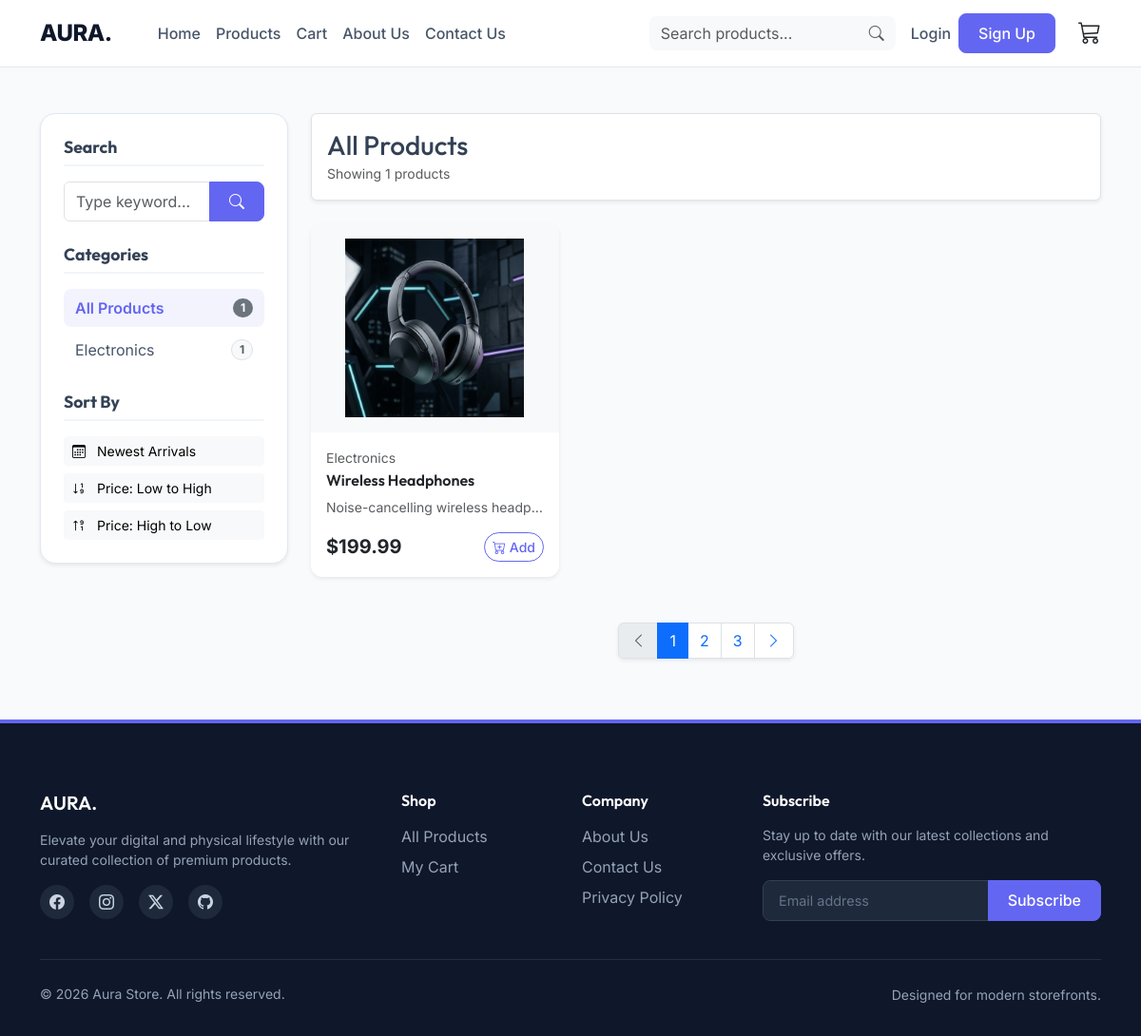
Screenshot of /products/ with the database file from the repository.
### products/models.py (models this page shows, shortened)
class Category(models.Model):
    name = models.CharField(max_length=200)
    slug = models.SlugField(unique=True)
    description = models.TextField(blank=True)
    class Meta:
        verbose_name_plural = 'categories'

class Product(models.Model):
    category = models.ForeignKey(Category, related_name='products', on_delete=models.CASCADE)
    name = models.CharField(max_length=200)
    slug = models.SlugField(unique=True)
    description = models.TextField(blank=True)
    price = models.DecimalField(max_digits=10, decimal_places=2)
    image = models.ImageField(upload_to='products/%Y/%m/%d', blank=True)
    stock_quantity = models.PositiveIntegerField(default=0)
    created_date = models.DateTimeField(auto_now_add=True)
    updated_date = models.DateTimeField(auto_now=True)
    is_active = models.BooleanField(default=True)

### products/views.py (the view)
# urls.py: path('products/', views.product_list, name='product_list'),
def product_list(request):
    products = Product.objects.filter(is_active=True)
    categories = Category.objects.all()
    search_query = request.GET.get('search', '')
    if search_query:
        products = products.filter(
            Q(name__icontains=search_query) | Q(description__icontains=search_query)
        )
    category_slug = request.GET.get('category', '')
    selected_category = None
    if category_slug:
        selected_category = get_object_or_404(Category, slug=category_slug)
        products = products.filter(category=selected_category)
    sort_option = request.GET.get('sort', '')
    if sort_option == 'price_asc':
        products = products.order_by('price')
    elif sort_option == 'price_desc':
        products = products.order_by('-price')
    elif sort_option == 'newest':
        products = products.order_by('-created_date')
    return render(request, 'products/product_list.html', {
        'products': products,
        'categories': categories,
        'selected_category': selected_category,
        'search_query': search_query,
        'sort_option': sort_option
    })

### cart/cart.py (called while the page is built)
    def __len__(self):
        return sum(item['quantity'] for item in self.cart.values())

### cart/context_processors.py (called while the page is built)
def cart(request):
    return {'cart': Cart(request)}

### templates/products/product_list.html (shortened to what this page needs)
{% extends 'base.html' %}
{% load static %}
{% block content %}
<div class="container my-5">
    <div class="row g-4">
        <div class="col-lg-3">
            <div class="filter-sidebar shadow-sm">
                <form action="{% url 'products:product_list' %}" method="get" id="filterForm">
                    <div class="mb-4">
                        <h5 class="filter-title">Search</h5>
                        <div class="input-group">
                            <input type="text" name="search" class="form-control" placeholder="Type keyword..." value="{{ search_query }}">
                            <button class="btn btn-primary" type="submit"><i class="bi bi-search"></i></button>
                        </div>
                    </div>
                </form>
                <div class="mb-4">
                    <h5 class="filter-title">Categories</h5>
                    <div class="d-flex flex-column gap-1">
                        <a href="{% url 'products:product_list' %}{% if search_query %}?search={{ search_query }}{% endif %}" class="category-link {% if not selected_category %}active{% endif %}">
                            <span>All Products</span>
                            <span class="badge bg-secondary rounded-pill">{{ products.count }}</span>
                        </a>
                        {% for cat in categories %}
                            <a href="{% url 'products:product_list' %}?category={{ cat.slug }}" class="category-link ">
                                <span>{{ cat.name }}</span>
                                <span class="badge bg-light text-muted border rounded-pill">{{ cat.products.count }}</span>
                            </a>
                        {% endfor %}
                    </div>
                </div>
                <div>
                    <h5 class="filter-title">Sort By</h5>
                    <div class="d-flex flex-column gap-2">
                        <a href="?sort=newest" class="btn btn-sm text-start {% if sort_option == 'newest' %}btn-primary{% else %}btn-light{% endif %}">
                            <i class="bi bi-calendar3 me-2"></i> Newest Arrivals
                        </a>
                        <a href="?sort=price_asc" class="btn btn-sm text-start {% if sort_option == 'price_asc' %}btn-primary{% else %}btn-light{% endif %}">
                            <i class="bi bi-sort-numeric-down me-2"></i> Price: Low to High
                        </a>
                        <a href="?sort=price_desc" class="btn btn-sm text-start {% if sort_option == 'price_desc' %}btn-primary{% else %}btn-light{% endif %}">
                            <i class="bi bi-sort-numeric-up-alt me-2"></i> Price: High to Low
                        </a>
                    </div>
                </div>
            </div>
        </div>
        <div class="col-lg-9">
            <div class="d-flex justify-content-between align-items-center mb-4 bg-white p-3 rounded shadow-sm border">
                <div>
                    <h1 class="h3 mb-0" style="font-family: 'Outfit', sans-serif;">
                        {% if selected_category %}{{ selected_category.name }}{% else %}All Products{% endif %}
                    </h1>
                    <span class="small text-muted">Showing {{ products|length }} products</span>
                </div>
            </div>
            <div class="row g-4">
                {% for product in products %}
                <div class="col-md-6 col-lg-4">
                    <div class="card h-100 border-0 shadow-sm">
                        <div class="position-relative overflow-hidden bg-light rounded-top" style="height: 220px; display: flex; align-items: center; justify-content: center;">
                            {% if product.image %}
                                <img src="{{ product.image.url }}" class="card-img-top" alt="{{ product.name }}" style="max-height: 100%; max-width: 100%; object-fit: contain; padding: 1rem;">
                            {% else %}
                                <div class="w-100 h-100 d-flex align-items-center justify-content-center text-muted fw-bold">
                                    AURA
                                </div>
                            {% endif %}
                        </div>
                        <div class="card-body p-3.5 d-flex flex-column">
                            <span class="text-muted small mb-1">{{ product.category.name }}</span>
                            <h5 class="card-title fs-6 mb-2"><a href="{% url 'products:product_detail' product.slug %}" class="text-decoration-none text-dark fw-semibold">{{ product.name }}</a></h5>
                            <p class="text-muted small text-truncate mb-3">{{ product.description }}</p>
                            <div class="mt-auto d-flex justify-content-between align-items-center">
                                <span class="fs-5 fw-bold text-dark">${{ product.price }}</span>
                                <form action="{% url 'cart:cart_add' product.id %}" method="post" class="m-0">
                                    <button type="submit" class="btn btn-outline-primary rounded-pill btn-sm px-2.5">
                                        <i class="bi bi-cart-plus"></i> Add
                                    </button>
                                </form>
                            </div>
                        </div>
                    </div>
                </div>
                {% endfor %}
            </div>
            {% if products|length > 0 %}
            <nav class="mt-5 d-flex justify-content-center">
                <ul class="pagination pagination-md shadow-sm rounded">
                    <li class="page-item disabled"><a class="page-link" href="#"><i class="bi bi-chevron-left"></i></a></li>
                    <li class="page-item active"><a class="page-link" href="#">1</a></li>
                    <li class="page-item"><a class="page-link" href="#">2</a></li>
                    <li class="page-item"><a class="page-link" href="#">3</a></li>
                    <li class="page-item"><a class="page-link" href="#"><i class="bi bi-chevron-right"></i></a></li>
                </ul>
            </nav>
            {% endif %}
        </div>
    </div>
</div>
{% endblock %}

### templates/base.html (style rules this page uses)
body { font-family: 'Inter', sans-serif; background-color: #f8fafc; color: #334155; display: flex; flex-direction: column; min-height: 100vh; }
h1, h2, h3, h4, h5, h6, .brand { font-family: 'Outfit', sans-serif; font-weight: 600; }
.btn-primary { background-color: #6366f1 !important; border-color: #6366f1 !important; font-weight: 500; border-radius: 8px; padding: 0.5rem 1.25rem; transition: all 0.2s ease; }
.btn-outline-primary { color: #6366f1 !important; border-color: #6366f1 !important; font-weight: 500; border-radius: 8px; }
.card { border: 1px solid #e2e8f0; border-radius: 12px; box-shadow: 0 4px 6px -1px rgba(0, 0, 0, 0.02), 0 10px 15px -3px rgba(0, 0, 0, 0.03); transition: all 0.3s cubic-bezier(0.4, 0, 0.2, 1); }

### templates/products/product_list.html (style rules this page uses)
.filter-sidebar { background-color: white; border: 1px solid #e2e8f0; border-radius: 16px; padding: 1.5rem; }
.filter-title { font-family: 'Outfit', sans-serif; font-weight: 700; font-size: 1.1rem; margin-bottom: 1rem; border-bottom: 2px solid #f1f5f9; padding-bottom: 0.5rem; }
.category-link { color: #475569; text-decoration: none; display: flex; justify-content: space-between; align-items: center; padding: 0.5rem 0.75rem; border-radius: 8px; transition: all 0.2s ease; }
.category-link.active { background-color: rgba(99, 102, 241, 0.08); color: #6366f1; font-weight: 600; }

### rows the page displays
Category: name "Electronics", products.count "1"
Product: image (picture), category.name "Electronics", name "Wireless Headphones", description "Noise-cancelling wireless headp…", price "199.99"

### other values shown
{{ products.count }} "1"
{{ products|length }} "1"
